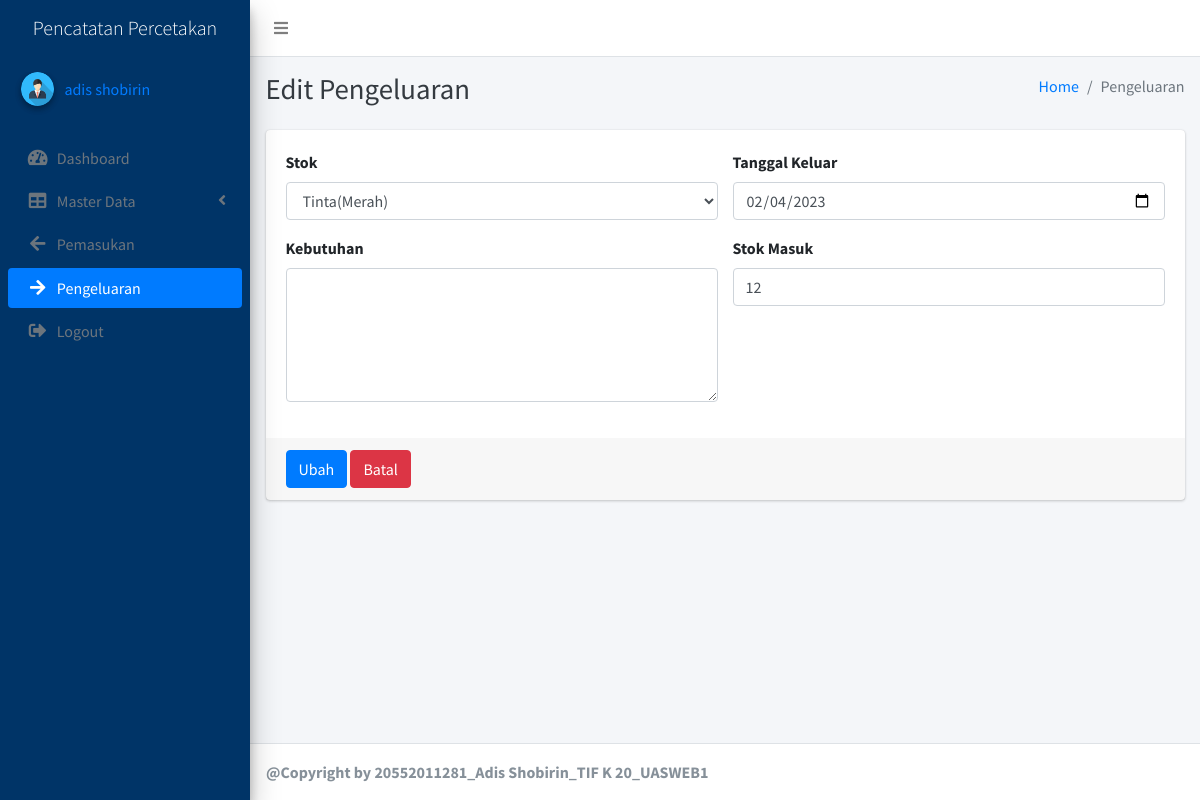
The page /pages/pengeluaran/editPengeluaran.php?id=2 (signed in) on the database its author committed.
### tables this page shows
CREATE TABLE `pengguna` (
  `id` int(11) NOT NULL,
  `nama_lengkap` varchar(150) NOT NULL,
  `username` varchar(100) NOT NULL,
  `password` varchar(100) NOT NULL
);

CREATE TABLE `pengeluaran` (
  `id` int(11) NOT NULL,
  `id_stok` int(11) NOT NULL,
  `tgl_pengeluaran` date NOT NULL,
  `kebutuhan` text NOT NULL,
  `stok_pengeluaran` int(11) NOT NULL
);

### pages/pengeluaran/editPengeluaran.php (the view, shortened to what this page needs)
<?php
include('../../connectDB.php');
if ($_SESSION['session']) {
    $id = $_SESSION['session'];
    $sql = mysqli_query($connect, "SELECT * FROM pengguna WHERE id='$id'");
    $data = mysqli_fetch_assoc($sql);
}
$idDetail = $_GET['id'];
$getData = mysqli_query($connect, "SELECT * FROM pengeluaran WHERE id='$idDetail'");
$detailData = mysqli_fetch_assoc($getData);
?>
<!DOCTYPE html>
<html>
<head>
    <link rel="stylesheet" href="../../plugins/fontawesome-free/css/all.min.css">
    <link rel="stylesheet" href="https://code.ionicframework.com/ionicons/2.0.1/css/ionicons.min.css">
    <link rel="stylesheet" href="../../plugins/tempusdominus-bootstrap-4/css/tempusdominus-bootstrap-4.min.css">
    <link rel="stylesheet" href="../../dist/css/adminlte.min.css">
</head>
<body class="hold-transition sidebar-mini layout-fixed">
    <div class="wrapper">
        <nav class="main-header navbar navbar-expand navbar-white navbar-light">
            <ul class="navbar-nav">
                <li class="nav-item">
                    <a class="nav-link" data-widget="pushmenu" href="#" role="button"><i class="fas fa-bars"></i></a>
                </li>
            </ul>
        </nav>
        <aside class="main-sidebar elevation-4" style="background-color: #003467;">
            <a href="../../index.php" class="brand-link text-center text-white">
                <span class="brand-text font-weight-light">Pencatatan Percetakan</span>
            </a>
            <div class="sidebar">
                <div class="user-panel mt-3 pb-3 mb-3 d-flex">
                    <div class="image">
                        <img src="../../dist/img/user.png" class="img-circle elevation-2" alt="User Image">
                    </div>
                    <div class="info">
                        <a href="../profile/profile.php" class="d-block">
                            <?php echo $data['nama_lengkap']; ?>
                        </a>
                    </div>
                </div>
                <nav class="mt-2">
                    <ul class="nav nav-pills nav-sidebar flex-column" data-widget="treeview" role="menu"
                        data-accordion="false">
                        <li class="nav-item">
                            <a href="../../index.php" class="nav-link">
                                <i class="nav-icon fas fa-tachometer-alt"></i>
                                <p>
                                    Dashboard
                                </p>
                            </a>
                        </li>
                        <li class="nav-item has-treeview">
                            <a href="#" class="nav-link">
                                <i class="nav-icon fas fa-table"></i>
                                <p>
                                    Master Data
                                    <i class="fas fa-angle-left right"></i>
                                </p>
                            </a>
                        </li>
                        <li class="nav-item">
                            <a href="../pemasukan/pemasukan.php" class="nav-link">
                                <i class="nav-icon fas fa-arrow-left"></i>
                                <p>
                                    Pemasukan
                                </p>
                            </a>
                        </li>
                        <li class="nav-item">
                            <a href="pengeluaran.php" class="nav-link active">
                                <i class="nav-icon fas fa-arrow-right"></i>
                                <p>
                                    Pengeluaran
                                </p>
                            </a>
                        </li>
                        <li class="nav-item">
                            <a href="../login/logout.php" class="nav-link">
                                <i class="nav-icon fas fa-sign-out-alt"></i>
                                <p>
                                    Logout
                                </p>
                            </a>
                        </li>
                    </ul>
                </nav>
            </div>
        </aside>
        <div class="content-wrapper">
            <div class="content-header">
                <div class="container-fluid">
                    <div class="row mb-2">
                        <div class="col-sm-6">
                            <h1 class="m-0 text-dark">Edit Pengeluaran</h1>
                        </div>
                        <div class="col-sm-6">
                            <ol class="breadcrumb float-sm-right">
                                <li class="breadcrumb-item"><a href="#">Home</a></li>
                                <li class="breadcrumb-item active">Pengeluaran</li>
                            </ol>
                        </div>
                    </div>
                </div>
            </div>
            <section class="content">
                <div class="container-fluid">
                    <div class="row">
                        <div class="col-12">
                            <div class="card">
                                <form role="form" method="POST" enctype="multipart/form-data">
                                    <div class="card-body">
                                        <div class="row">
                                            <div class="col-6">
                                                <div class="form-group">
                                                    <label>Stok</label>
                                                    <select name="id_stok" class="form-control" required>
                                                        <?php
                                                        $stok = mysqli_query($connect, "SELECT * FROM stok");
                                                        while ($dataStok = mysqli_fetch_assoc($stok)) {
                                                            if ($dataStok['id'] == $detailData['id_stok']) {
                                                                $selected = 'selected';
                                                            } else {
                                                                $selected = '';
                                                            }
                                                            $option = '<option value="' . $dataStok['id'] . '"' . $selected . '>' . $dataStok['nama_stok'] . '</option>';
                                                            echo $option;
                                                        }
                                                        ?>
                                                    </select>
                                                </div>
                                            </div>
                                            <div class="col-6">
                                                <div class="form-group">
                                                    <label>Tanggal Keluar</label>
                                                    <input type="date" class="form-control" name="tgl_pengeluaran"
                                                        required placeholder="Tanggal Keluar"
                                                        value="<?php echo $detailData['tgl_pengeluaran'] ?>">
                                                </div>
                                            </div>
                                            <div class="col-6">
                                                <div class="form-group">
                                                    <label>Kebutuhan</label>
                                                    <textarea name="kebutuhan" id="" cols="30" rows="5" class="form-control"><?php echo $detailData['kebutuhan'] ?></textarea>
                                                </div>
                                            </div>
                                            <div class="col-6">
                                                <div class="form-group">
                                                    <label>Stok Masuk</label>
                                                    <input type="number" class="form-control" name="stok_pengeluaran"
                                                        required placeholder="Stok Masuk"
                                                        value="<?php echo $detailData['stok_pengeluaran'] ?>">
                                                </div>
                                            </div>
                                        </div>
                                    </div>
                                    <div class="card-footer">
                                        <input type="submit" class="btn btn-primary" name="update_pengeluaran"
                                            value="Ubah">
                                        <a href="pengeluaran.php" class="btn btn-danger">Batal</a>
                                    </div>
                                </form>
                            </div>
                        </div>
                    </div>
                </div>
            </section>
        </div>
        <footer class="main-footer">
                  <strong>@Copyright by 20552011281_Adis Shobirin_TIF K 20_UASWEB1</strong>
        </footer>
    </div>
</body>
</html>

### rows shown on the page
pengguna: nama_lengkap "adis shobirin"
pengeluaran: tgl_pengeluaran "02/04/2023", stok_pengeluaran "12"

### other values the page prints
form field id_stok "Tinta(Merah)"
